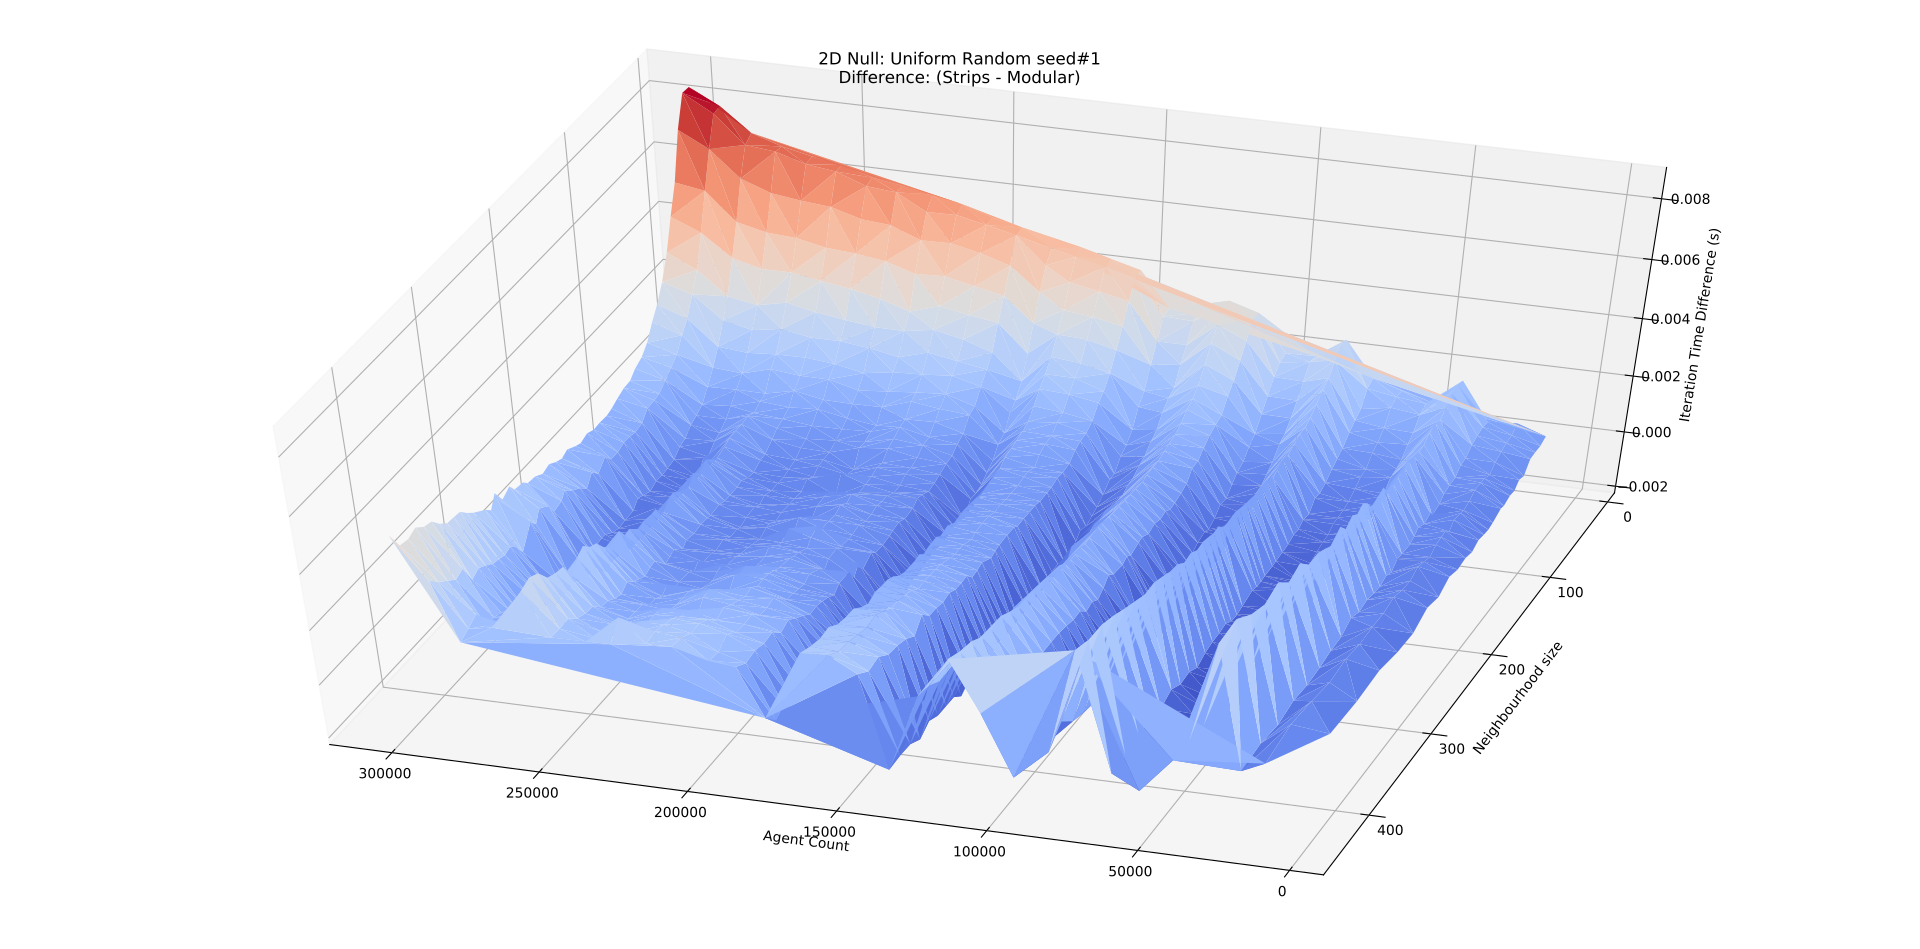

Reproduce this figure in Python.
import numpy as np
from mpl_toolkits.mplot3d import Axes3D
import matplotlib.pyplot as plt
from matplotlib import cm

def plot3D(axis, xData, yData, zData, col, symbol):
    # Plot the surface.
    surf = axis.plot_trisurf(xData, yData, zData, cmap=cm.coolwarm, linewidth=1, shade=False, antialiased=False)    
    #axis.scatter(xData, yData, zData, c=col, marker=symbol)
    
co = 5;#5: overall step time, #6: kernel time, #7: rebuild/texture time
fig = plt.figure()
ax = fig.gca(projection='3d')
plt.title('2D Null: Uniform Random seed#1\nDifference: (Strips - Modular)')
ax.set_xlabel('Agent Count')
ax.set_ylabel('Neighbourhood size')
if co==5:
    ax.set_zlabel('Iteration Time Difference (s)')
elif co==6:
    ax.set_zlabel('Model Kernel Time Difference (s)')
elif co==7:
    ax.set_zlabel('PBM Rebuild Time Difference (s)')
else:
    ax.set_zlabel('Unexpected column')
d1, s1, m1,agentCount, neighbours = np.loadtxt(
    'collated1512762132.csv',
     dtype=[('Default','float'), ('Strips','float'), ('Modular','float'), ('agentCount','int'), ('neighbourAvg','float')],
     skiprows=3,
     delimiter=',',
     usecols=(co, co+(1*9), co+(2*9), (3*9)+0, (3*9)+3),
     unpack=True
 );
diff = list(map((lambda x: x[0]-x[1]), zip(s1, m1)));
#Plot data
#Default
#plot3D(ax, agentCount, neighbours, d1, 'r', '*');
#Strips
#plot3D(ax, agentCount, neighbours, m1, 'b', 'o');
#Modular
#plot3D(ax, agentCount, neighbours, s1, 'g', '^');
#Difference
#Modular
plot3D(ax, agentCount, neighbours, diff, 'c', '^');

#select right corner for legend
#locPos = 1 if d1[0]>d1[-1] else 2;
#plt.legend(loc=locPos,numpoints=1);
#Show plot
plt.show();
